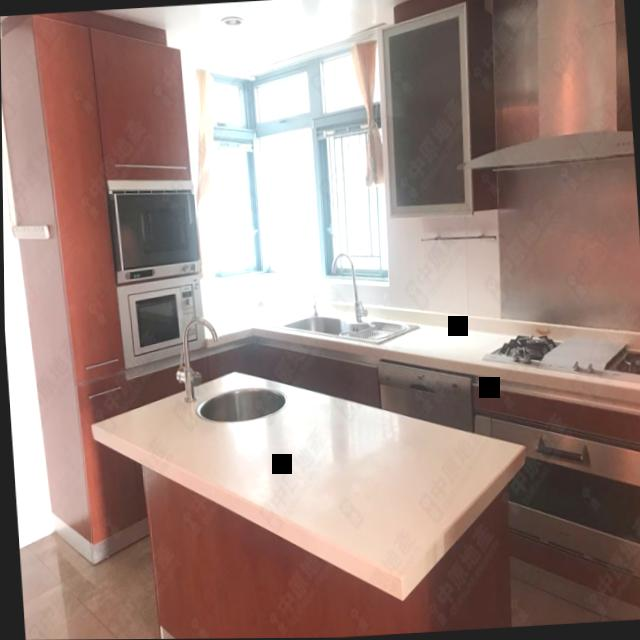
#> input picture images/10_jpg.rf.57e6971f0fab677b54036f3d59084722.jpg, 640 x 640 px, given in place of 103_jpg.rf.3d82e8b544baf43123536c94f4889d9f.jpg, which was not available
$ jupyter execute Indoor_Object_Detection.ipynb   (Python 2 division)   (text cells are left out)
#> lines starting #> are read from the running program, lines starting #| are printed output that depends on the picture; pictures that were not available may be replaced by others from this repository, and a replacement may not be noted
[cell 1]
import pandas as pd
import os

[cell 2]
annotations_file_path = '/content/_annotations.csv'
annotations_df = pd.read_csv(annotations_file_path)
#> (reads _annotations.csv from the repository)
#> further down, image is the input picture: shape (640, 640, 3); mean B, G, R 132.5, 139.7, 162.8

[cell 3]
csv_image_files = annotations_df['filename'].unique()
directory_contents = os.listdir('/content/images')
directory_image_files = set(directory_contents)

[cell 4]
# Check for missing images
missing_images = [img for img in csv_image_files if img not in directory_image_files]

if missing_images:
    print(f"Missing images: {missing_images}")
else:
    print("All images are present.")

[cell 5]
import cv2
import numpy as np

[cell 6]
# Function to rotate an image
def rotate_image(image, angle):
#> called with angle = 45
    image_center = tuple(np.array(image.shape[1::-1]) / 2)
#> image_center = (320, 320)
    rot_mat = cv2.getRotationMatrix2D(image_center, angle, 1.0)
    result = cv2.warpAffine(image, rot_mat, image.shape[1::-1], flags=cv2.INTER_LINEAR)
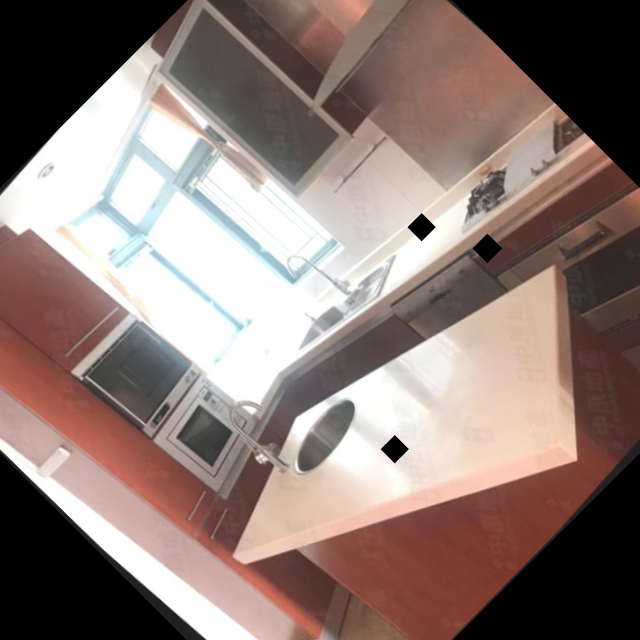
#> result: shape (640, 640, 3); mean B, G, R 117.1, 122.7, 141
    return result

[cell 7]
# Function to flip an image
def flip_image(image, flip_code):
#> called with flip_code = 1
    return cv2.flip(image, flip_code)
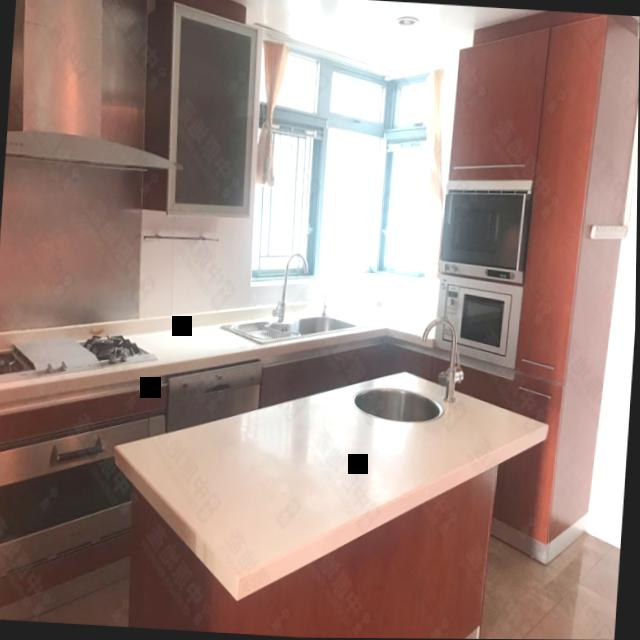
#> returned value: shape (640, 640, 3); mean of channels 0, 1, 2 132.5, 139.7, 162.8; drawn as B, G, R

[cell 8]
# Function to add random noise to an image
def add_noise(image):
    row, col, ch = image.shape
#> row = 640; col = 640; ch = 3
    mean = 0
    var = 0.1
    sigma = var ** 0.5
    gauss = np.random.normal(mean, sigma, (row, col, ch))
    gauss = gauss.reshape(row, col, ch)
    noisy = image + gauss * 255
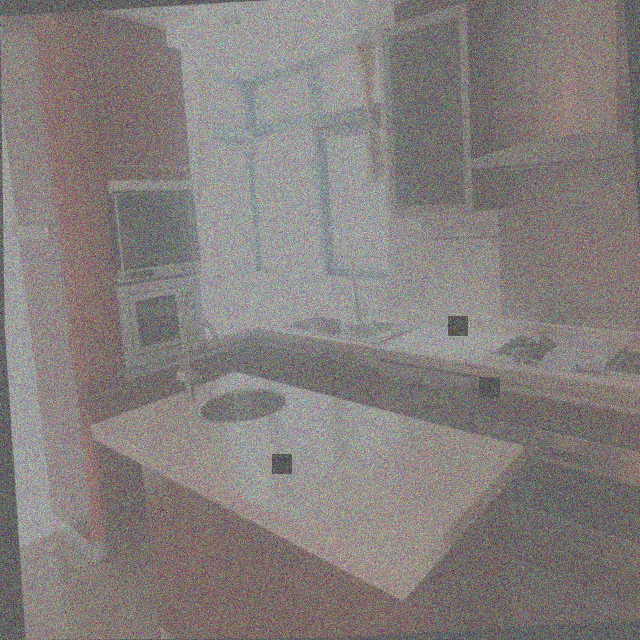
#> noisy: shape (640, 640, 3) float64; mean B, G, R 132.5, 139.9, 162.9; drawn with min black and max white
    return np.clip(noisy, 0, 255).astype(np.uint8)
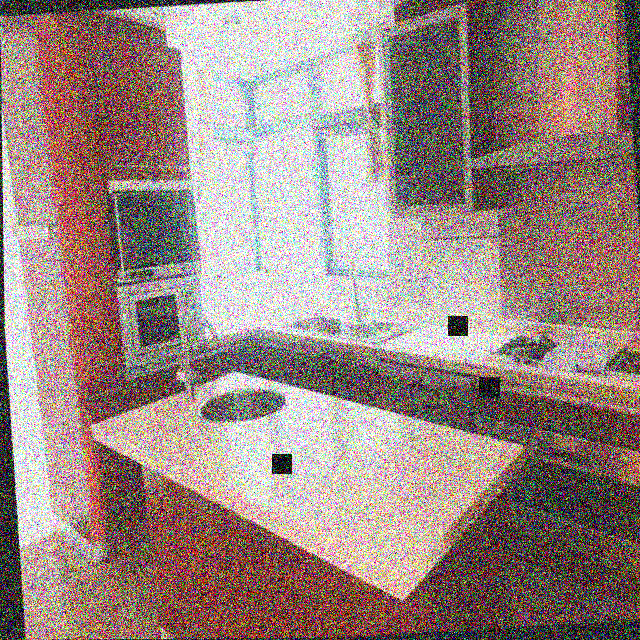
#> returned value: shape (640, 640, 3); mean of channels 0, 1, 2 129.5, 135.5, 154.4; drawn as B, G, R

[cell 9]
# Example usage
image_path = '/content/images/103_jpg.rf.3d82e8b544baf43123536c94f4889d9f.jpg'
image = cv2.imread(image_path)
from google.colab.patches import cv2_imshow
cv2_imshow(image)

[cell 10]
rotated_image = rotate_image(image, 45)
flipped_image = flip_image(image, 1)
noisy_image = add_noise(image)
cv2_imshow(rotated_image)
cv2_imshow(flipped_image)
cv2_imshow(noisy_image)

[cell 11]
import cv2

def extract_sift_features(image_path):
    image = cv2.imread(image_path, cv2.IMREAD_GRAYSCALE)
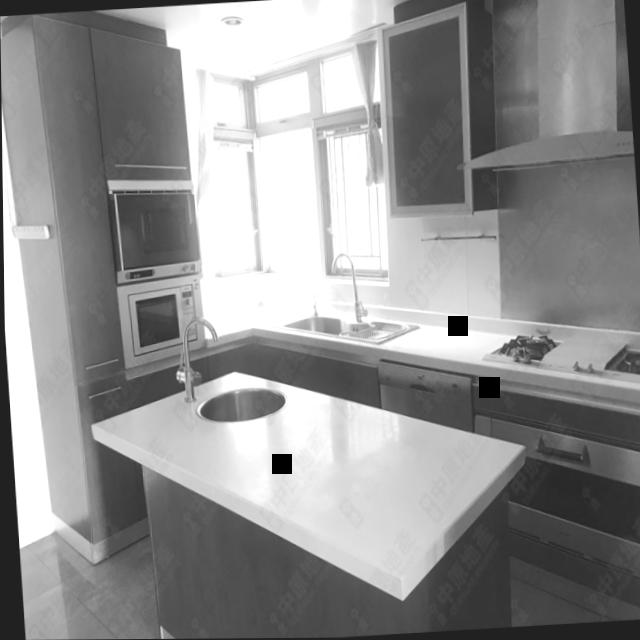
#> image: shape (640, 640); min 0, max 255, mean 145.8
    sift = cv2.SIFT_create()
    keypoints, descriptors = sift.detectAndCompute(image, None)
#> keypoints = 623 keypoints; strongest (x, y, size): (458, 326, 14.2), (282, 464, 14.4), (39, 518, 33.1), (489, 386, 16.6)
    return keypoints, descriptors

# Example usage
image_path = '/content/images/103_jpg.rf.3d82e8b544baf43123536c94f4889d9f.jpg'
keypoints, descriptors = extract_sift_features(image_path)
print(f"Extracted {len(keypoints)} keypoints and descriptors")
